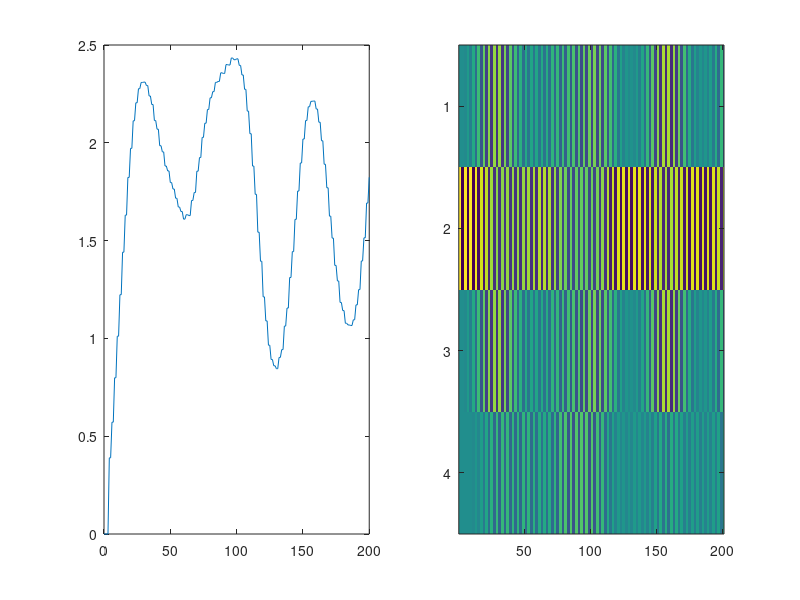

This figure's MATLAB source:
% Since \epsilon is small, we can ignore terms o(\epsilon^5) in the
% evolution operator(matrix)

clear;
clc;
format long
tic;

%% paramter
myseed = 1;
rng(myseed)

L = 4;
num_T = 100;
T = 0:2*num_T;
nT = 2*num_T+1;
len = 2^L;
g0 = pi/2+0.1;
J0 = pi/4;
it = floor(L/2);

sigmaz = [1;-1];
sigmax = sparse([0 1;1 0]);
I2 = eye(2);
II2 = ones(2);

%% construction of Hamiltonian and observable
Hz = zeros(len,1);
for i = 1:L-1
    Hz_temp = ones(2^(i-1),1);
    Hz_temp = kron(Hz_temp, sigmaz);
    Hz_temp = kron(Hz_temp, sigmaz);
    Hz_temp = kron(Hz_temp, ones(2^(L-i-1),1));
    Hz = Hz + J0*Hz_temp;
end
% PBC
Hz_temp = sigmaz;
Hz_temp = kron(Hz_temp, ones(2^(L-2),1));
Hz_temp = kron(Hz_temp, sigmaz);
Hz = Hz + J0*Hz_temp;

expHx1 = I2;
expHx2 = eye(4);
expHx3 = eye(8);
% expHx4 = eye(16);
expHx1 = kron(sigmax, expHx1) + kron(I2, sparse(1:2,2:-1:1,1));

expHx2 = kron(sigmax, expHx2) + kron(I2, expHx1);
expHx1 = kron(sigmax, expHx1) + kron(I2, sparse(1:4,4:-1:1,1));

expHx3 = kron(sigmax, expHx3) + kron(I2, expHx2);
expHx2 = kron(sigmax, expHx2) + kron(I2, expHx1);
expHx1 = kron(sigmax, expHx1) + kron(I2, sparse(1:8,8:-1:1,1));

for i = 5:L
%     expHx4 = kron(sigmax, expHx4) + kron(I2, expHx3);
    expHx3 = kron(sigmax, expHx3) + kron(I2, expHx2);
    expHx2 = kron(sigmax, expHx2) + kron(I2, expHx1);
    expHx1 = kron(sigmax, expHx1) + kron(I2, sparse(1:2^(i-1),2^(i-1):-1:1,1));   
end

[row1,col1] = find(expHx1);
[row2,col2] = find(expHx2);
[row3,col3] = find(expHx3);
% [row4,col4] = find(expHx4);
expHx1 = sparse(row1,col1,(-1i*sin(g0))^(L-1)*cos(g0));
expHx2 = sparse(row2,col2,(-1i*sin(g0))^(L-2)*(cos(g0))^2);
expHx3 = sparse(row3,col3,(-1i*sin(g0))^(L-3)*(cos(g0))^3);
% expHx4 = sparse(row4,col4,(-1i*sin(g0))^(L-4)*(cos(g0))^4);
clear row1 row2 row3 col1 col2 col3
expHxL = sparse(1:len,len:-1:1,(-1i*sin(g0))^L);
expHx = expHx1 + expHx2 + expHx3 + expHxL;
% expHx = expHx1 + expHx2 + expHx3 + expHx4 + expHxL;

% temp = 1;
% for i = 1:L
%     temp = temp*(-sin(g(i)));
% end
% expHx = sparse(1:len,len:-1:1,temp);

matrix_sz = zeros(len,L);
for i = 1:L
    sz_temp = ones(2^(i-1),1);
    sz_temp = kron(sz_temp,sigmaz);
    sz_temp = kron(sz_temp,ones(2^(L-i),1));
    matrix_sz(:,i) = sz_temp;
end

%% time evolution

% phi0 = rand(len,1);
% phi0 = phi0./sqrt(sum(phi0.^2));

[~,index0] = min(Hz);
phi0 = zeros(len,1);
pos = index0(1);

sz_GS0 = zeros(L,1);
temp = pos-1;
for i = 1:L
    sz_GS0(L-i+1) = mod(temp,2);
    temp = floor(temp/2);
end
sz_GS = 2*sz_GS0-1;
phi0(pos) = 1;

% flip a single point
sz_GS_new = sz_GS;
sz_GS_new(it) = - sz_GS(it);
sz_GS0_new = (sz_GS_new+1)/2;
temp = 0;
for i = 1:L
    temp = temp*2;
    temp = temp + sz_GS0_new(i);    
end
pos_new = temp+1;
phi0_e = zeros(len,1);
phi0_e(pos_new) = 1;
phi0_e = phi0_e./sqrt(sum(phi0_e.^2));

phi = phi0;
phit_store = zeros(len,nT);
phit_store(:,1) = phi0;
phi_e = phi0_e;
phit_e_store = zeros(len,nT);
phit_e_store(:,1) = phi0_e;

trans_z = exp(-1i*Hz);

now = 2;
for i = 1:num_T
    % Hz
    phi = trans_z.*phi;
    phit_store(:,now) = phi;
    phi_e = trans_z.*phi_e;
    phit_e_store(:,now) = phi_e;
    now = now + 1;

    % Hx
    phi = expHx*phi;
    phit_store(:,now) = phi;

    phi_e = expHx*phi_e;
    phit_e_store(:,now) = phi_e;
    now = now + 1;
end

%% calculate observable

sz = zeros(L,nT);
sz_e = zeros(L,nT);
for i = 1:L
    sz(i,:) = sum(conj(phit_store).*(matrix_sz(:,i).*phit_store));
    sz_e(i,:) = sum(conj(phit_e_store).*(matrix_sz(:,i).*phit_e_store));
end
sz_diff = sz_e - sz;

sz_mean = sum(sz_GS.*sz)/L;
sz_e_mean = sum(sz_GS.*sz_e)/L;

x = (1:L)';
sz_diff_std = sqrt(sum(abs(sz_diff).*(x-it).^2));

figure;
set(gcf, 'position', [250 70 1400 900]);
subplot(1,2,1)
plot(T,sz_diff_std)

subplot(1,2,2)
% plot(log(T(1:50)),log(sz_diff_std(1:50)));
% plot(T,sz_e_mean);
imagesc(sz_diff)

toc;

% function y = kron_next(A)
%     la = length(A);
%     [rowA,colA] = find(A);
% %         y((rowA-1)*2+1,(colA-1)*2+2) = 1;
% %         y((rowA-1)*2+2,(colA-1)*2+1) = 1;
%     y1 = sparse((2-1)*la+rowA, (1-1)*la+colA, 1, la*2, la*2);
%     y2 = sparse((1-1)*la+rowA, (2-1)*la+colA, 1, la*2, la*2);
% 
%     y3 = sparse((1-1)*la+(1:la), (1-1)*la+(la:-1:1), 1, la*2, la*2);
%     y4 = sparse((2-1)*la+(1:la), (2-1)*la+(la:-1:1), 1, la*2, la*2);
% 
%     y = y1 + y2 + y3 + y4;
% end
